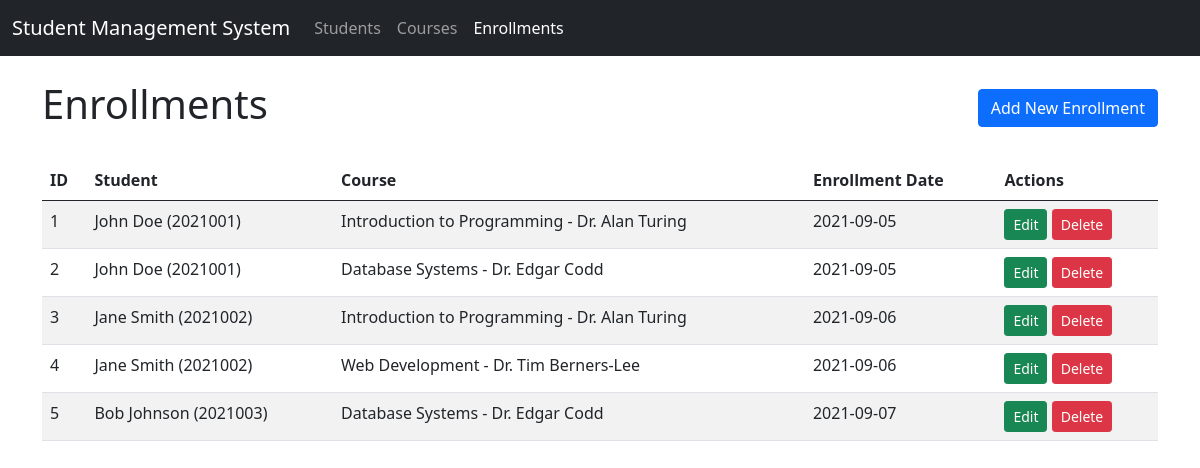
The page /tp-mvc/index.php?action=enrollments on the database its author committed.
### tables this page shows
CREATE TABLE IF NOT EXISTS enrollments (
    enrollment_id INT AUTO_INCREMENT PRIMARY KEY,
    student_id INT NOT NULL,
    course_id INT NOT NULL,
    enrollment_date DATE NOT NULL,
    FOREIGN KEY (student_id) REFERENCES students(student_id) ON DELETE CASCADE,
    FOREIGN KEY (course_id) REFERENCES courses(course_id) ON DELETE CASCADE,
     
    UNIQUE (student_id, course_id)
);

CREATE TABLE IF NOT EXISTS students (
    student_id INT AUTO_INCREMENT PRIMARY KEY,
    name VARCHAR(100) NOT NULL,
    nim VARCHAR(20) NOT NULL UNIQUE,
    phone VARCHAR(20),
    join_date DATE NOT NULL
);

CREATE TABLE IF NOT EXISTS courses (
    course_id INT AUTO_INCREMENT PRIMARY KEY,
    course_name VARCHAR(100) NOT NULL,
    instructor VARCHAR(100) NOT NULL
);

### tp-mvc/controllers/EnrollmentController.php (called while the page is built, shortened)
<?php
require_once 'models/Enrollment.php';
class EnrollmentController {
    private $enrollment;
    public function __construct($db) {
        $this->enrollment = new Enrollment($db);
    }
    public function index() {
        $result = $this->enrollment->read();
        include 'views/enrollments/index.php';
    }
}
?>

### tp-mvc/models/Enrollment.php (called while the page is built, shortened)
<?php
class Enrollment {
    private $conn;
    private $table_name = "enrollments";
    public function __construct($db) {
        $this->conn = $db;
    }
    public function read() {
        $query = "SELECT e.enrollment_id, e.enrollment_date,
                  s.student_id, s.name as student_name, s.nim,
                  c.course_id, c.course_name, c.instructor
                  FROM " . $this->table_name . " e
                  LEFT JOIN students s ON e.student_id = s.student_id
                  LEFT JOIN courses c ON e.course_id = c.course_id
                  ORDER BY e.enrollment_id ASC";
        $result = $this->conn->query($query);
        return $result;
    }
}
?>

### tp-mvc/views/enrollments/index.php (the view, shortened to what this page needs)
<?php include 'views/layout/header.php'; ?>
<div class="d-flex justify-content-between align-items-center mb-4">
    <h1>Enrollments</h1>
    <a href="index.php?action=enrollments&method=create" class="btn btn-primary">Add New Enrollment</a>
</div>
<div class="table-responsive">
    <table class="table table-striped">
        <thead>
            <tr>
                <th>ID</th>
                <th>Student</th>
                <th>Course</th>
                <th>Enrollment Date</th>
                <th>Actions</th>
            </tr>
        </thead>
        <tbody>
            <?php if($result->num_rows > 0): ?>
                <?php while($row = $result->fetch_assoc()): ?>
                    <tr>
                        <td><?php echo $row['enrollment_id']; ?></td>
                        <td><?php echo $row['student_name'] . ' (' . $row['nim'] . ')'; ?></td>
                        <td><?php echo $row['course_name'] . ' - ' . $row['instructor']; ?></td>
                        <td><?php echo $row['enrollment_date']; ?></td>
                        <td>
                            <a href="index.php?action=enrollments&method=edit&id=<?php echo $row['enrollment_id']; ?>" class="btn btn-sm btn-success">Edit</a>
                            <a href="index.php?action=enrollments&method=delete&id=<?php echo $row['enrollment_id']; ?>" class="btn btn-sm btn-danger" onclick="return confirm('Are you sure you want to delete this enrollment?')">Delete</a>
                        </td>
                    </tr>
                <?php endwhile; ?>
            <?php else: ?>
                <tr>
                    <td colspan="5" class="text-center">No enrollments found</td>
                </tr>
            <?php endif; ?>
        </tbody>
    </table>
</div>
<?php include 'views/layout/footer.php'; ?>

### tp-mvc/index.php (shortened to what this page needs)
<?php
require_once 'controllers/CourseController.php';
require_once 'controllers/EnrollmentController.php';
$database = new Database();
$db = $database->getConnection();
$action = isset($_GET['action']) ? $_GET['action'] : 'students';
$method = isset($_GET['method']) ? $_GET['method'] : 'index';
switch ($action) {
    case 'enrollments':
        $controller = new EnrollmentController($db);
        break;
}
switch ($method) {
    default:
        $controller->index();
        break;
}
?>

### tp-mvc/views/layout/header.php (shortened to what this page needs)
<!DOCTYPE html>
<html lang="en">
<head>
    <link href="assets/css/bootstrap.min.css" rel="stylesheet">
</head>
<body>
    <nav class="navbar navbar-expand-lg navbar-dark bg-dark">
        <div class="container-fluid">
            <a class="navbar-brand" href="index.php">Student Management System</a>
            <div class="collapse navbar-collapse" id="navbarNav">
                <ul class="navbar-nav">
                    <li class="nav-item">
                        <a class="nav-link <?php echo (!isset($_GET['action']) || $_GET['action'] == 'students') ? 'active' : ''; ?>" href="index.php?action=students">Students</a>
                    </li>
                    <li class="nav-item">
                        <a class="nav-link <?php echo (isset($_GET['action']) && $_GET['action'] == 'courses') ? 'active' : ''; ?>" href="index.php?action=courses">Courses</a>
                    </li>
                    <li class="nav-item">
                        <a class="nav-link <?php echo (isset($_GET['action']) && $_GET['action'] == 'enrollments') ? 'active' : ''; ?>" href="index.php?action=enrollments">Enrollments</a>
                    </li>
                </ul>
            </div>
        </div>
    </nav>
    <div class="container my-4">

### tp-mvc/views/layout/footer.php (shortened to what this page needs)
    </div>
</body>
</html>

### rows shown on the page
enrollments: enrollment_id "1", student.name "John Doe", student.nim "2021001", course.course_name "Introduction to Programming", course.instructor "Dr. Alan Turing", enrollment_date "2021-09-05"
enrollments: enrollment_id "2", student.name "John Doe", student.nim "2021001", course.course_name "Database Systems", course.instructor "Dr. Edgar Codd", enrollment_date "2021-09-05"
enrollments: enrollment_id "3", student.name "Jane Smith", student.nim "2021002", course.course_name "Introduction to Programming", course.instructor "Dr. Alan Turing", enrollment_date "2021-09-06"
enrollments: enrollment_id "4", student.name "Jane Smith", student.nim "2021002", course.course_name "Web Development", course.instructor "Dr. Tim Berners-Lee", enrollment_date "2021-09-06"
enrollments: enrollment_id "5", student.name "Bob Johnson", student.nim "2021003", course.course_name "Database Systems", course.instructor "Dr. Edgar Codd", enrollment_date "2021-09-07"
